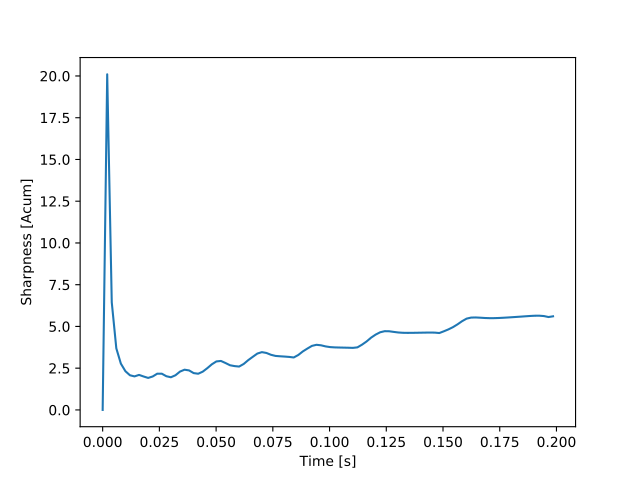

Recreate this plot in Python.
from mosqito.sq_metrics import loudness_zwtv, sharpness_din_from_loudness
import matplotlib.pyplot as plt
import numpy as np
f=1000
fs=48000
d=0.2
dB=60
time = np.arange(0, d, 1/fs)
f = np.linspace(1000,5000, len(time))
stimulus = 0.5 * (1 + np.sin(2 * np.pi * f * time))
rms = np.sqrt(np.mean(np.power(stimulus, 2)))
ampl = 0.00002 * np.power(10, dB / 20) / rms
stimulus = stimulus * ampl
N, N_spec, bark_axis, time_axis = loudness_zwtv(stimulus, fs=fs)
S = sharpness_din_from_loudness(N, N_spec)
plt.plot(time_axis, S)
plt.xlabel("Time [s]")
plt.ylabel("Sharpness [Acum]")
